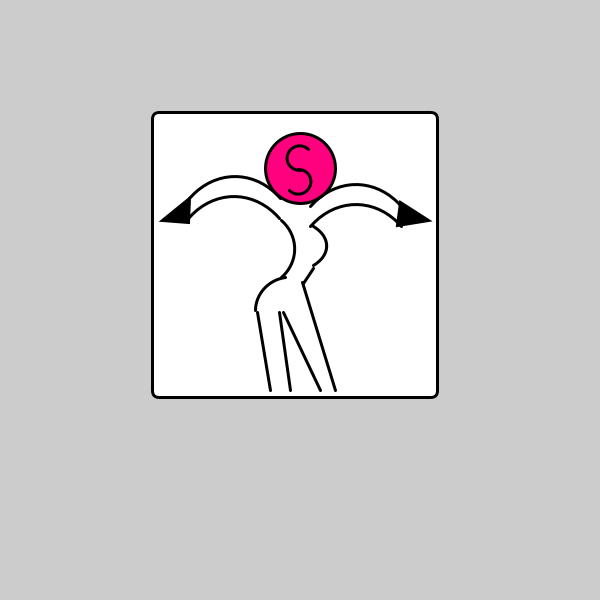
Frame 1 (no input)
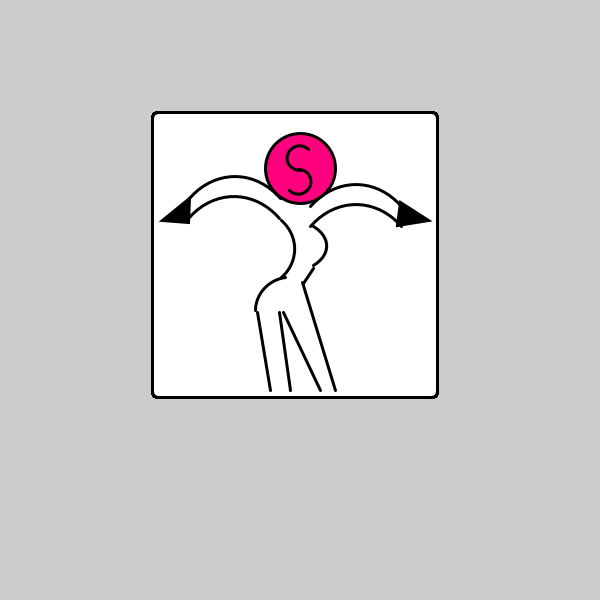
Frame 60 (the mouse pressed at the canvas centre just before this capture)
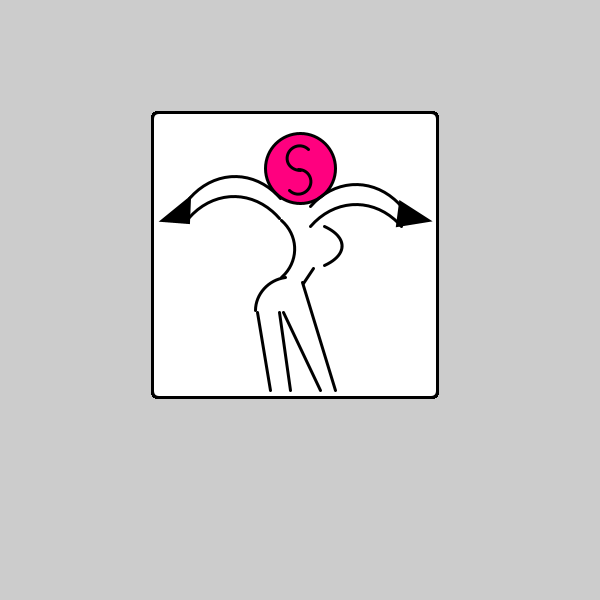
Frame 120 (the mouse held since frame 60 and released just before this capture)

The Processing sketch that drew these frames (run headless with seeded random() and noise(); from frame 60 on, the mouse is pressed at the canvas centre):

// Processing sketch: processing_92825
// ── processing_92825.pde

void setup() {

 
  size(600, 600);
  

  smooth();
 
  strokeWeight(3);
}


void draw() {
  
fill(255);
rect(152, 112, 285, 285, 7);
fill(255,0,127);
ellipse(300,168,70,70);

noFill();
arc(235, 252, 130, 150, PI+QUARTER_PI, TWO_PI-QUARTER_PI);
arc(356, 260, 130, 150, PI+QUARTER_PI, TWO_PI-QUARTER_PI);
arc(234, 272, 130, 150, PI+QUARTER_PI, TWO_PI-QUARTER_PI);
arc(356, 280, 130, 150, PI+QUARTER_PI, TWO_PI-QUARTER_PI);
arc(300, 158, 25, 25, HALF_PI, PI+HALF_PI+QUARTER_PI);
arc(298, 182, 25, 25, PI+HALF_PI, TWO_PI+HALF_PI+QUARTER_PI);
fill(0);
triangle(189, 198, 188, 222, 162, 220);
triangle(400, 202, 397, 225, 428, 220);
noFill();
arc(282, 246, 90+mouseX/10, 55, TWO_PI-QUARTER_PI,QUARTER_PI+TWO_PI);
arc(250, 249, 90, 80, TWO_PI-QUARTER_PI,QUARTER_PI+TWO_PI);
arc(290, 310, 70, 65, PI, PIE+HALF_PI);
line(313, 268, 303,283);
line(257,312,270,390);
line(279,312,290,390);
line(283,312,320,390);
line(302,282,335,390);


}
